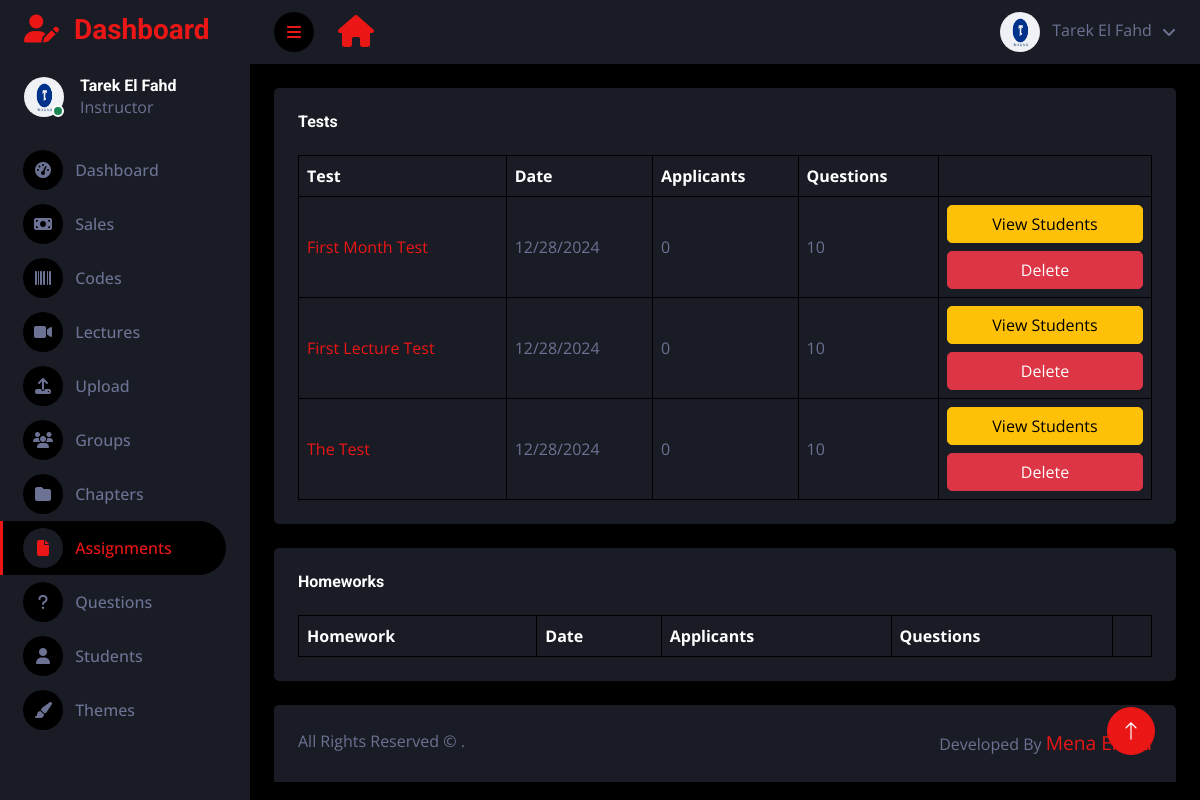
The page /en/dashboard/assignments (signed in) on the database as committed earlier.
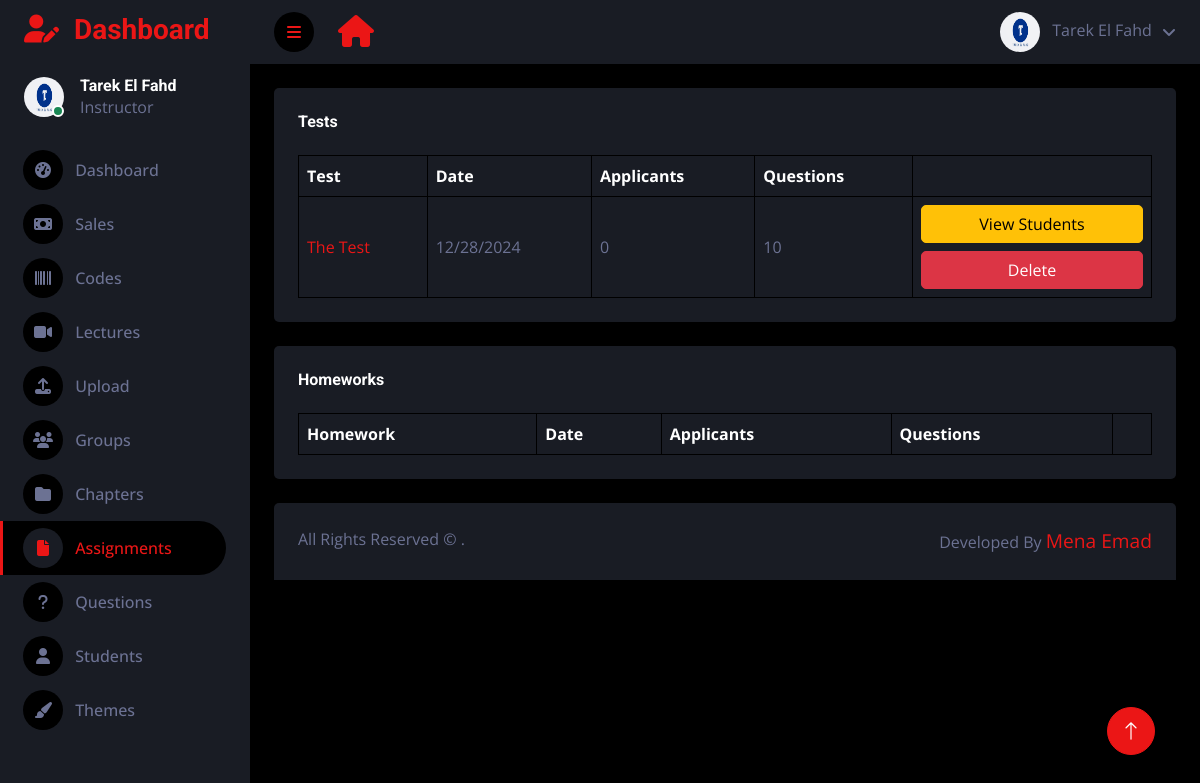
The same page on the database as committed later.
### main/models.py (models this page shows, shortened)
class Assignment(models.Model):
    assignment_id = models.UUIDField(primary_key=True, default=uuid.uuid4)
    lecture_id = models.CharField(max_length=500 , blank=True ,default='none')
    part_id = models.CharField(max_length=500 , blank=True )
    user = models.ForeignKey(User, on_delete=models.CASCADE , blank=True , null=True)
    user_name = models.CharField(max_length=100 , blank=True)
    assignment_name = models.CharField(max_length=100 , blank=True)
    questions_count = models.IntegerField(default=0)
    no_of_applicants = models.IntegerField(editable=True , default='0' , blank=True)
    class assignment_types(models.TextChoices):
        test = 'test',
        homework = 'homework',
    assignment_type = models.CharField(max_length=25, choices=assignment_types.choices,  blank=True)
    created_at = models.DateTimeField(default=datetime.now)
    minutes = models.CharField(max_length=500 , blank=True, null=True)
    award_system = models.BooleanField(default=False)
    award_discount_value = models.CharField(max_length=100 , blank=True)
    award_percentage_needed = models.CharField(max_length=100 , blank=True)
    award_lecture_id = models.CharField(max_length=100 , blank=True)
    slug = models.SlugField(blank=True, null=True)
    def save(self , *args , **kwargs):
        if not self.slug :
            self.slug = slugify(self.assignment_id)
        super(Assignment , self).save( *args , **kwargs)
    class Meta:
        verbose_name = ("Assignment")
        verbose_name_plural = ("Assignments")

### dashboard/views.py (the view)
# urls.py: path('dashboard/assignments' , views.dashboard_assignments , name="dashboard-assignments"),
def dashboard_assignments(request ):
    if User.objects.filter(username=request.user.username).first():
        user_object = User.objects.get(username=request.user.username)
        user_profile = Profile.objects.get(user=user_object)
        notifications_count = Notification.objects.filter(user=request.user).count()
    else:
        user_profile = ''
        notifications_count = ''
    tests = Assignment.objects.filter(assignment_type='test').order_by('-created_at')
    for x in tests:
        test_applicants = AssignmentSubmit.objects.filter(assignment_id=x.assignment_id).count()
        x.applicants_number = test_applicants
        x.save()
    homeworks = Assignment.objects.filter(assignment_type='homework').order_by('-created_at')
    for x in homeworks:
        homework_applicants = AssignmentSubmit.objects.filter(assignment_id=x.assignment_id).count()
        x.applicants_number = homework_applicants
        x.save()
    return render(request, 'dark/assignments.html', { 'tests':tests , 'homeworks':homeworks ,  'user_profile': user_profile,  'notifications' : notifications_count })

### templates/dark/assignments.html (shortened to what the changed rows need)
{% extends "base-dark.html" %}
{% load static %}
{% block content%}
<body>
    <div class="container-fluid position-relative d-flex p-0">
        <div class="content">
            <nav class="navbar navbar-expand bg-secondary navbar-dark sticky-top px-4 py-0">
                <a href="/" class="navbar-brand d-flex ">
                    <h2 class="text-primary mb-0"><i class="fa fa-home"></i></h2>
                </a>
            </nav>
            <div class="container-fluid pt-4 px-4">
                <div class="bg-secondary text-center rounded p-4">
                    <div class="table-responsive">
                        <table class="table text-start align-middle table-bordered table-hover mb-0">
                            <thead>
                                <tr class="text-white">
                                    <th scope="col">{% if LANGUAGE_CODE == 'ar' %}الاختبار{% else %}Test{% endif %}</th>
                                    <th scope="col">{% if LANGUAGE_CODE == 'ar' %}التاريخ{% else %}Date{% endif %}</th>
                                    <th scope="col">{% if LANGUAGE_CODE == 'ar' %}المتقدمون{% else %}Applicants{% endif %}</th>
                                    <th scope="col">{% if LANGUAGE_CODE == 'ar' %}الأسئلة{% else %}Questions{% endif %}</th>
                                    <th scope="col"></th>
                                </tr>
                            </thead>
                            <tbody>
                                {% for x in tests %}
                                <tr>
                                    <td><a href="/lecture/{{x.lecture_id}}/assignment/{{x.part_id}}">{{x.assignment_name}}</a></td>
                                    <td>{% if LANGUAGE_CODE == 'ar' %}{{x.created_at|date:"j F Y"}}{% else %}{{x.created_at|date:"SHORT_DATE_FORMAT"}}{% endif %}</td>
                                    <td>{{x.applicants_number}}</td>
                                    <td>{{x.questions_count}}</td>
                                    <td>
                                        <a href="/lecture/{{x.lecture_id}}/assignment/{{x.part_id}}" class="btn btn-warning w-100 mb-2">
                                            {% if LANGUAGE_CODE == 'ar' %}عرض الطلاب{% else %}View Students{% endif %}
                                        </a>
                                        <form action="/assignment-functions" method="POST">
                                            <button class="btn btn-danger w-100" type="submit">
                                                {% if LANGUAGE_CODE == 'ar' %}حذف{% else %}Delete{% endif %}
                                            </button>
                                        </form>
                                    </td>
                                </tr>
                                {% endfor %}
                            </tbody>
                        </table>
                    </div>
                </div>
            </div>
            <div class="container-fluid pt-4 px-4">
                <div class="bg-secondary text-center rounded p-4">
                    <div class="table-responsive">
                        <table class="table text-start align-middle table-bordered table-hover mb-0">
                            <thead>
                                <tr class="text-white">
                                    <th scope="col">{% if LANGUAGE_CODE == 'ar' %}الواجب{% else %}Homework{% endif %}</th>
                                    <th scope="col">{% if LANGUAGE_CODE == 'ar' %}التاريخ{% else %}Date{% endif %}</th>
                                    <th scope="col">{% if LANGUAGE_CODE == 'ar' %}المتقدمون{% else %}Applicants{% endif %}</th>
                                    <th scope="col">{% if LANGUAGE_CODE == 'ar' %}الأسئلة{% else %}Questions{% endif %}</th>
                                    <th scope="col"></th>
                                </tr>
                            </thead>
                        </table>
                    </div>
                </div>
            </div>
        </div>
    </div>
</body>
{% endblock content %}

Rows that differ between the two databases and show on the page:
removed Assignment: assignment_name "First Month Test", created_at "12/28/2024", applicants_number "0", questions_count "10"
removed Assignment: assignment_name "First Lecture Test", created_at "12/28/2024", applicants_number "0", questions_count "10"
